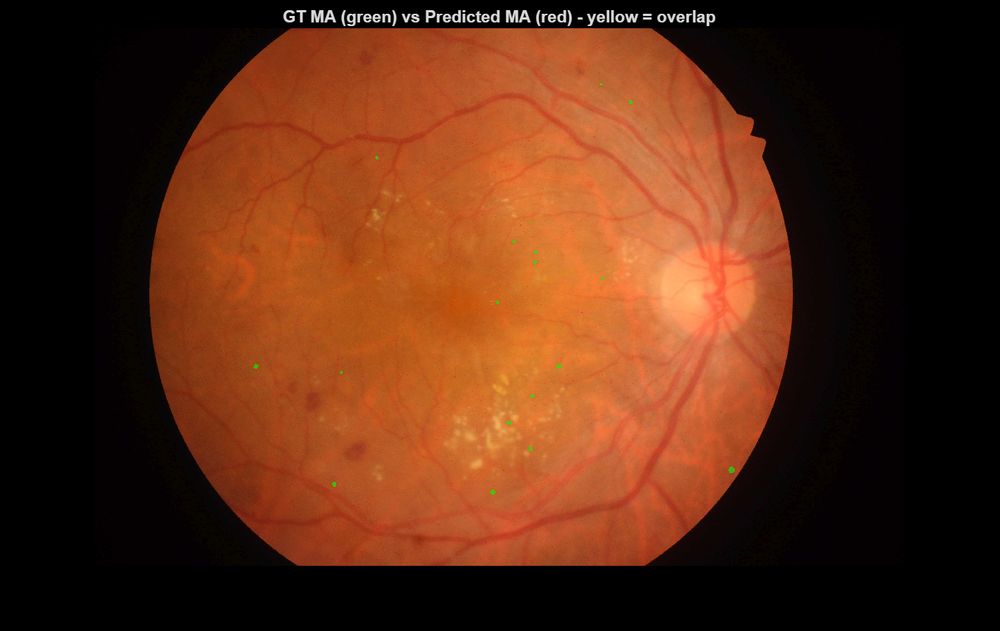
%> input picture ma_diagnostic_overlay.png, 1000 x 631 px, shrunk from 1380 x 871 before the run
$ octave --eval "result = illuminationScore(imread('../ma_diagnostic_overlay.png'));"   (GNU Octave 9; MATLAB toolbox functions it lacks are replaced by stand-ins)
%> lines starting %> are read from the running program, lines starting %| are printed output that depends on the picture; in (x1, y1, x2, y2) boxes, pixels count from 0 and x2, y2 are one past the last pixel; in counts of white or black regions, pixels touching at a corner belong together; the program's own positions count from 1
### stage1_quality/getFOVMask.m
function mask = getFOVMask(img)
% GETFOVMASK  Find the circular retina region in a fundus image, as a
% mask separating it from the black rectangular background.
%
%   mask = getFOVMask(img)
%
%   Returns a logical (true/false) image, same height/width as img:
%   true  = pixel is inside the retina (the photographed circle)
%   false = pixel is background (the black corners/borders)
%
%   HOW IT WORKS:
%   Fundus cameras always produce a circular photographed region inside
%   a black rectangular frame. The background is essentially pure black
%   (R,G,B all near 0) in a way real retinal tissue never is, even in
%   underexposed images -- so a low brightness threshold reliably
%   separates "black frame" from "photographed circle," regardless of
%   how dark the actual retina photo is.
%
%   NOTE (MATLAB basics):
%   - sum(img, 3) adds up the Red+Green+Blue channels into one 2D image,
%     so we're checking total brightness across all colors, not just one.
%   - bwareafilt() keeps only the largest connected blob in a
%     true/false image and discards smaller stray true regions (like a
%     tiny bright reflection or a single stray decoded pixel) --
%     important because the actual FOV should be one big circular blob.
%   - imfill(mask, 'holes') fills in any small dark spots (like a real
%     dark lesion or hemorrhage inside the retina) that would otherwise
%     incorrectly poke holes in the mask -- we want the whole circle
%     included, not perforated by naturally dark clinical content.

    totalBrightness = sum(im2double(img), 3);
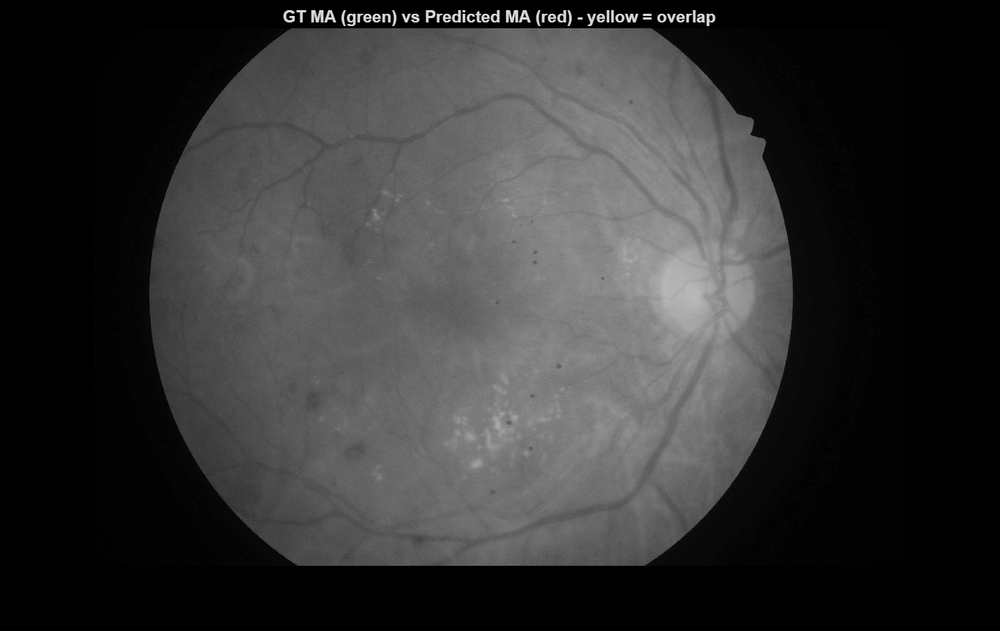
%> totalBrightness: size 631x1000 double; min 0, max 3, mean 0.606; drawn with min black and max white

    % Threshold: background pixels sum to ~0 across all 3 channels;
    % real retina content (even dark areas) has SOME non-zero signal.
    roughMask = totalBrightness > 0.06;
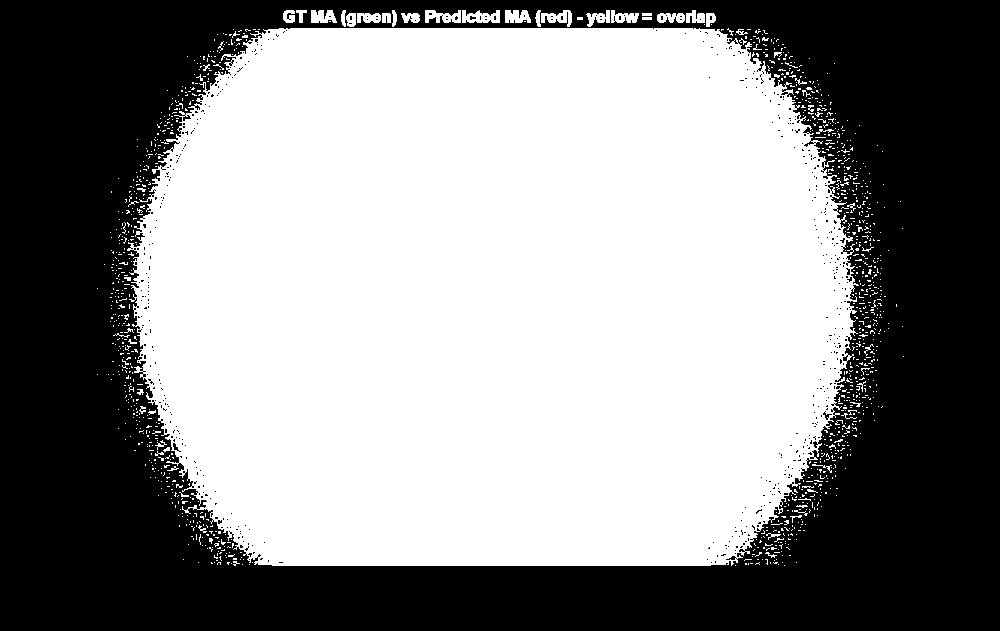
%> roughMask: size 631x1000 logical; 55.5% white; 514 black regions (511 under 20 px), largest, box (x1, y1, x2, y2) and area: (0, 0, 1000, 631) 279320, (823, 411, 832, 420) 28, (173, 443, 181, 452) 27

    % Keep only the single largest connected region (the retina circle
    % itself), discarding any small stray bright/dark artifacts.
    roughMask = bwareafilt(roughMask, 1);
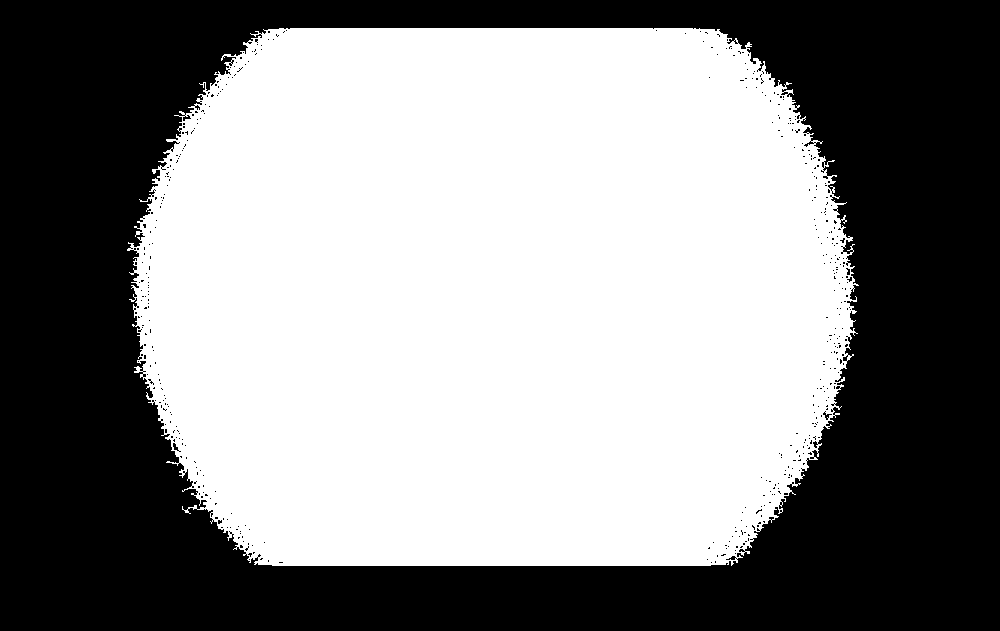
%> roughMask: size 631x1000 logical; 54.2% white; 482 black regions (479 under 20 px), largest, box (x1, y1, x2, y2) and area: (0, 0, 1000, 631) 287855, (823, 411, 832, 420) 28, (173, 443, 181, 452) 27

    % Fill any interior dark spots (lesions, vessels, hemorrhages) so
    % the mask represents the FULL retina disc, not a perforated one.
    mask = imfill(roughMask, 'holes');
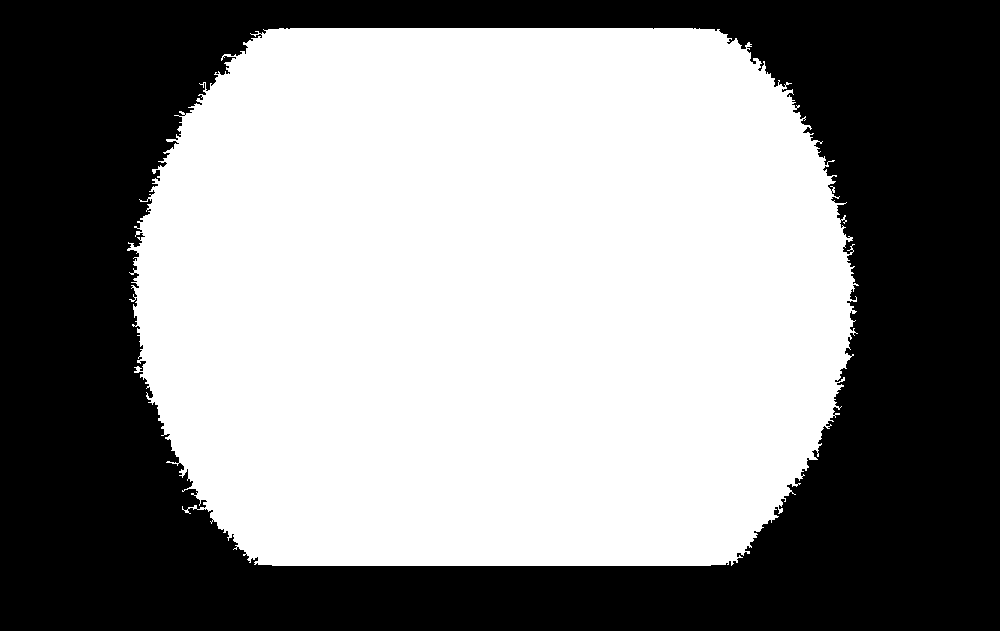
%> mask: size 631x1000 logical; 54.4% white; 1 black region, box (x1, y1, x2, y2) and area: (0, 0, 1000, 631) 287452
end

### stage1_quality/illuminationScore.m
function [meanBrightness, underExposedFraction, overExposedFraction] = illuminationScore(img, mask)
% ILLUMINATIONSCORE  Measure exposure quality of a fundus image,
% considering only the actual retina region (not the black background).
%
%   [meanBrightness, underExposedFraction, overExposedFraction] = illuminationScore(img)
%   [meanBrightness, underExposedFraction, overExposedFraction] = illuminationScore(img, mask)
%
%   "mask" is optional -- a logical FOV mask from getFOVMask(img). If you
%   don't pass one, this function computes it internally. Passing one in
%   is faster if you're calling this many times in a loop and already
%   have the mask computed (avoids redoing the same FOV detection work
%   over and over).
%
%   Uses the GREEN channel -- standard convention in retinal image
%   analysis for contrast reasons (see earlier comments).
%
%   NOTE (MATLAB basics):
%   - nargin is a built-in variable telling you how many input
%     arguments were actually passed when the function was called.
%     nargin < 2 means "the caller didn't supply mask," so we compute
%     it ourselves as a fallback.
%   - greenChannel(mask) with a logical mask pulls out ONLY the pixels
%     where mask is true, as a flat list of numbers -- this is called
%     "logical indexing" and is one of MATLAB's most useful features.
%     It's how we restrict all our brightness stats to just the retina
%     pixels, ignoring the black background entirely.

    if nargin < 2
        mask = getFOVMask(img);
    end

    greenChannel = im2double(img(:,:,2));
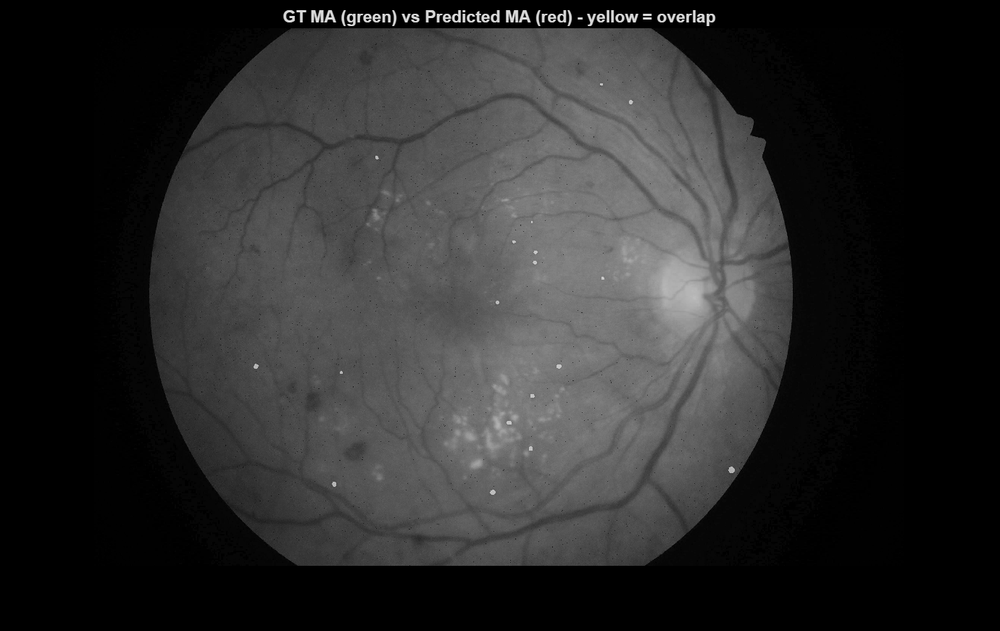
%> greenChannel: size 631x1000 double; min 0, max 1, mean 0.171
    retinaPixels = greenChannel(mask);   % only pixels INSIDE the retina

    meanBrightness = mean(retinaPixels);
%> meanBrightness = 0.307

    underExposedFraction = mean(retinaPixels < 0.05);
%> underExposedFraction = 0.125
    overExposedFraction  = mean(retinaPixels > 0.95);
%> overExposedFraction = 0
%> `result = illuminationScore(imread('../ma_diagnostic_overlay.png'));`: result = 0.307
end
